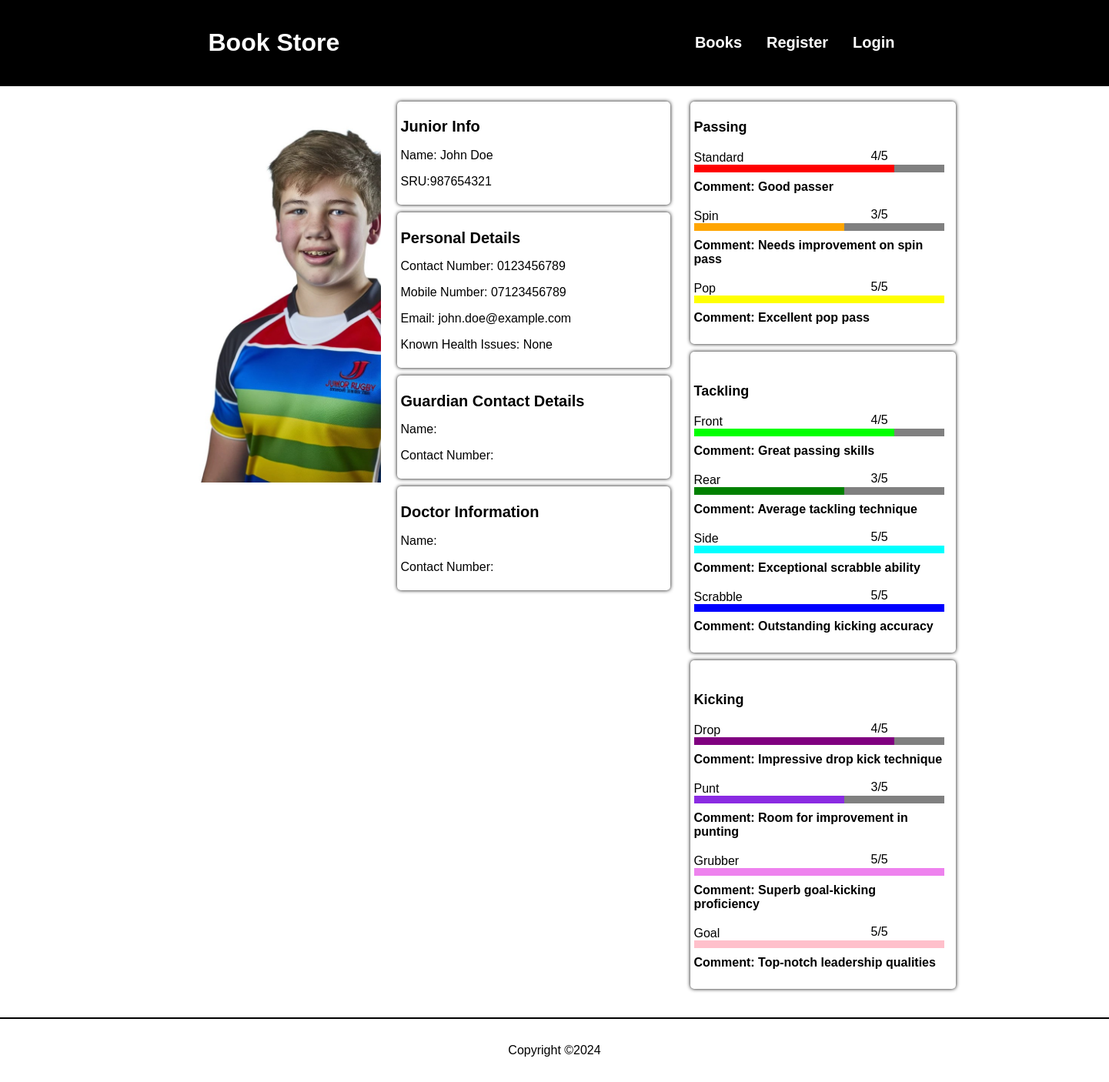
/junior-page.php?id=1, run on an earlier commit of the app's database.
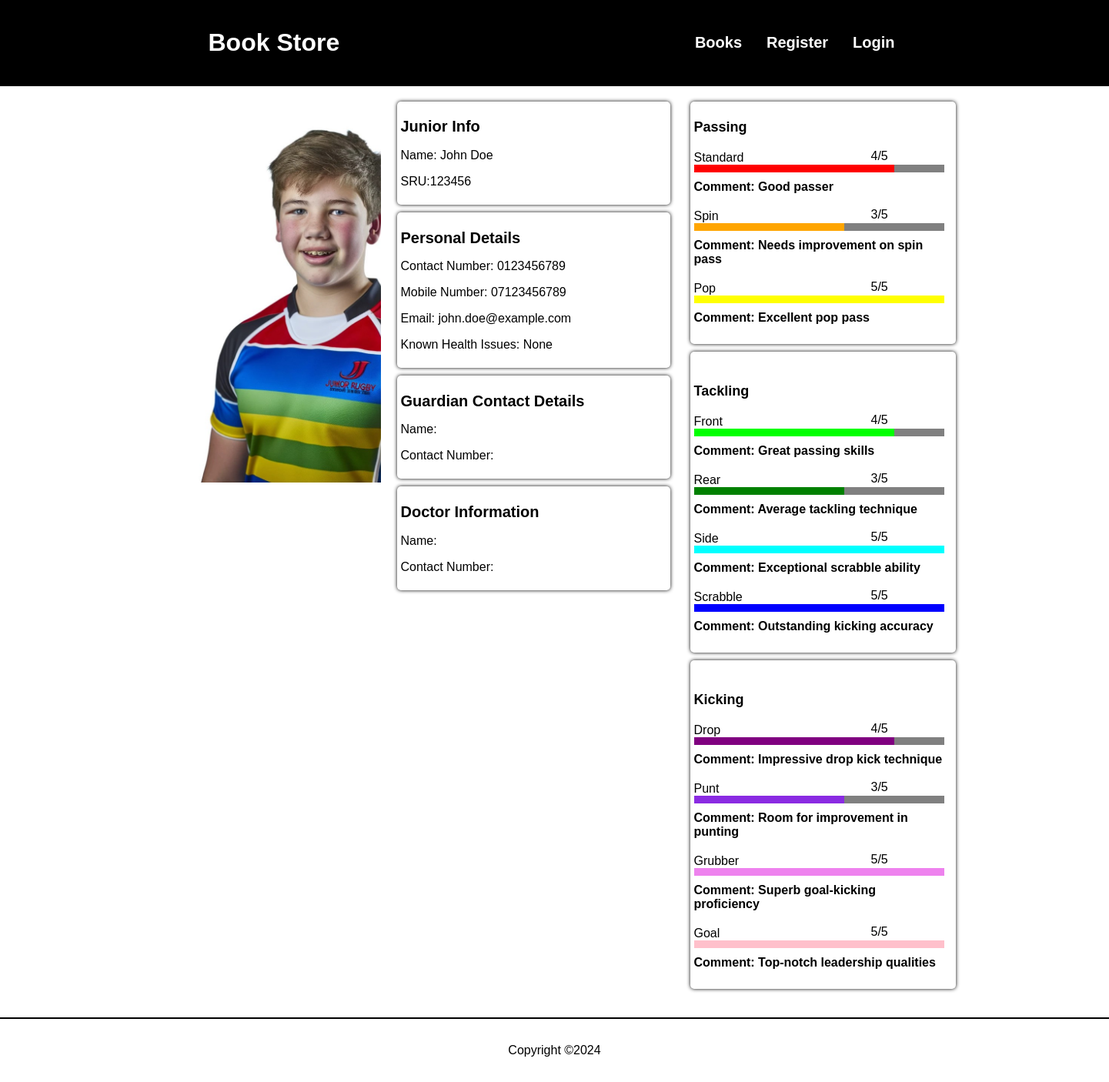
And on a later commit of the database.
### tables this page shows
CREATE TABLE juniors(
junior_id INT PRIMARY KEY AUTO_INCREMENT NOT NULL,
address_id INT NOT NULL,
user_id INT,
first_name  varchar(32) NOT NULL,
last_name  varchar(32) NOT NULL,
dob DATE,
sru_no  INT NOT NULL,
contact_no  varchar(40) NOT NULL,
mobile_no  varchar(40),
email_address varchar(45),
health_issues TEXT,
filename VARCHAR(64),
FOREIGN KEY (address_id) REFERENCES addresses (address_id),
FOREIGN KEY (user_id) REFERENCES users (user_id)
);

### junior-page.php (called while the page is built, shortened)
<?php
require("classes/components.php");
require("classes/utils.php");
require("classes/junior.php");
$junior = Junior::getJunior($_GET["id"]);
Components::singleJunior($junior);
?>

### classes/junior.php (called while the page is built, shortened)
<?php
require_once("classes/utils.php");
class Junior
{
  public static function getJuniorSkills($bookId)
  {
    $conn = Connection::connect();
    $stmt = $conn->prepare(SQL::$getJuniorSkills);
    $stmt->execute([$bookId]);
    $juniors = $stmt->fetchAll();
    return $juniors;
  }
  public static function getJunior($bookId)
  {
    $conn = Connection::connect();
    $stmt = $conn->prepare(SQL::$getJunior);
    $stmt->execute([$bookId]);
    $junior = $stmt->fetch();
    return $junior;
  }
}

### classes/utils.php (called while the page is built, shortened)
<?php
class Utils {
  public static function escape($input) {
    return trim(htmlspecialchars($input));
  }
}

### components/junior-skill.php (the view, shortened to what this page needs)
<div class="skill-card">
    <div class="skill-name-container"><?php echo $skillName; ?></div>
    <div class="level-bar-container">
        <div>
            <div id="level-bar-<?php echo $skillName; ?>" class="skill-level-bar"></div>
        </div>
        <p class="level-rating"><?php echo $skillLevel; ?>/5</p>
        <div class="skill-comment">Comment: <?php echo $comment; ?></div>
    </div>
</div>

### components/junior-single.php (shortened to what this page needs)
<main class="content-wrapper profile-content">
  <div class="profile-content-container">
  <div class="profile-container">
      <div>
        <img class="profile-img" src="images/<?php echo $filename; ?>" alt="Cover of <?php echo $firstName; ?>" class="profile-img">
      </div>
  </div>
    <div class="profile-container">
      <div class="profile-items">
        <h2>Junior Info</h2>
        <p><?php echo 'Name: ', $firstName, ' ', $lastName; ?></p>
        <p><?php echo 'SRU:', $sruNumber; ?></p>
      </div>
      <div class="profile-items">
        <h2>Personal Details</h2>
        <p><?php echo 'Contact Number: ', $contactNumber; ?></p>
        <p><?php echo 'Mobile Number: ', $mobileNumber; ?></p>
        <p><?php echo 'Email: ', $emailAddress; ?></p>
        <p><?php echo 'Known Health Issues: ', $healthIssues; ?></p>
      </div>
      <div class="profile-items">
        <h2>Guardian Contact Details</h2>
        <p><?php echo 'Name: ', $nextOfKin?></p>
        <p><?php echo 'Contact Number: ', $kinContactNumber; ?></p>
      </div>
      <div class="profile-items">
        <h2>Doctor Information</h2>
        <p><?php echo 'Name: ', $doctorFirstName, ' ', $doctorLastName; ?></p>
        <p><?php echo 'Contact Number: ', $doctorContact; ?></p>
      </div>
    </div>
    <div class="skills-card-container">
      <div class="skills-card passing-card">
        <div>
          <br>
          <h3>Passing</h3>
        </div>
        <?php
          $skill = Junior::getJuniorSkills($_GET["id"]);
          Components::juniorPassingSkill($skill);
        ?>
      </div>
      <div class="skills-card tackling-card">
        <div>
          <br>
          <h3>Tackling</h3>
        </div>
      </div>
      <div class="skills-card kicking-card">
        <div>
          <br>
          <h3>Kicking</h3>
        </div>
      </div>
    </div>
  </div>
</main>

What changed in the data, as far as the page shows it:
changed juniors "John": sru_no "987654321" → "123456"
